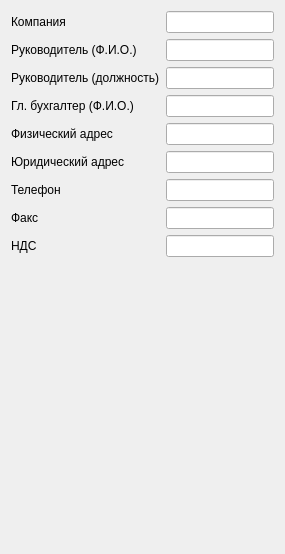
         <widget class="QWidget" name="tabSettingsCompany">
          <property name="autoFillBackground">
           <bool>true</bool>
          </property>
          <attribute name="title">
           <string>Компания</string>
          </attribute>
          <layout class="QGridLayout" name="gridLayout_2">
           <item row="0" column="0">
            <widget class="QLabel" name="label_5">
             <property name="text">
              <string>Компания</string>
             </property>
            </widget>
           </item>
           <item row="0" column="1">
            <widget class="QLineEdit" name="lineEditNameCompany">
             <property name="sizePolicy">
              <sizepolicy hsizetype="Expanding" vsizetype="Preferred">
               <horstretch>0</horstretch>
               <verstretch>0</verstretch>
              </sizepolicy>
             </property>
            </widget>
           </item>
           <item row="1" column="0">
            <widget class="QLabel" name="label_6">
             <property name="text">
              <string>Руководитель (Ф.И.О.)</string>
             </property>
            </widget>
           </item>
           <item row="1" column="1">
            <widget class="QLineEdit" name="lineEditHead">
             <property name="sizePolicy">
              <sizepolicy hsizetype="Expanding" vsizetype="Preferred">
               <horstretch>0</horstretch>
               <verstretch>0</verstretch>
              </sizepolicy>
             </property>
            </widget>
           </item>
           <item row="2" column="0">
            <widget class="QLabel" name="label_7">
             <property name="text">
              <string>Руководитель (должность)</string>
             </property>
            </widget>
           </item>
           <item row="2" column="1">
            <widget class="QLineEdit" name="lineEditPostHead">
             <property name="sizePolicy">
              <sizepolicy hsizetype="Expanding" vsizetype="Preferred">
               <horstretch>0</horstretch>
               <verstretch>0</verstretch>
              </sizepolicy>
             </property>
            </widget>
           </item>
           <item row="3" column="0">
            <widget class="QLabel" name="label_8">
             <property name="text">
              <string>Гл. бухгалтер (Ф.И.О.)</string>
             </property>
            </widget>
           </item>
           <item row="3" column="1">
            <widget class="QLineEdit" name="lineEditBookkeeper">
             <property name="sizePolicy">
              <sizepolicy hsizetype="Expanding" vsizetype="Preferred">
               <horstretch>0</horstretch>
               <verstretch>0</verstretch>
              </sizepolicy>
             </property>
            </widget>
           </item>
           <item row="4" column="0">
            <widget class="QLabel" name="label_10">
             <property name="text">
              <string>Физический адрес</string>
             </property>
            </widget>
           </item>
           <item row="4" column="1">
            <widget class="QLineEdit" name="lineEditMailAddress">
             <property name="sizePolicy">
              <sizepolicy hsizetype="Expanding" vsizetype="Preferred">
               <horstretch>0</horstretch>
               <verstretch>0</verstretch>
              </sizepolicy>
             </property>
            </widget>
           </item>
           <item row="5" column="0">
            <widget class="QLabel" name="label_11">
             <property name="text">
              <string>Юридический адрес</string>
             </property>
            </widget>
           </item>
           <item row="5" column="1">
            <widget class="QLineEdit" name="lineEditMainAddress">
             <property name="sizePolicy">
              <sizepolicy hsizetype="Expanding" vsizetype="Preferred">
               <horstretch>0</horstretch>
               <verstretch>0</verstretch>
              </sizepolicy>
             </property>
            </widget>
           </item>
           <item row="6" column="0">
            <widget class="QLabel" name="label_12">
             <property name="text">
              <string>Телефон</string>
             </property>
            </widget>
           </item>
           <item row="6" column="1">
            <widget class="QLineEdit" name="lineEditPhone">
             <property name="sizePolicy">
              <sizepolicy hsizetype="Expanding" vsizetype="Preferred">
               <horstretch>0</horstretch>
               <verstretch>0</verstretch>
              </sizepolicy>
             </property>
            </widget>
           </item>
           <item row="7" column="0">
            <widget class="QLabel" name="label_13">
             <property name="text">
              <string>Факс</string>
             </property>
            </widget>
           </item>
           <item row="7" column="1">
            <widget class="QLineEdit" name="lineEditFax">
             <property name="sizePolicy">
              <sizepolicy hsizetype="Expanding" vsizetype="Preferred">
               <horstretch>0</horstretch>
               <verstretch>0</verstretch>
              </sizepolicy>
             </property>
            </widget>
           </item>
           <item row="8" column="0">
            <widget class="QLabel" name="label_14">
             <property name="text">
              <string>НДС</string>
             </property>
            </widget>
           </item>
           <item row="8" column="1">
            <widget class="QLineEdit" name="lineEditNDS">
             <property name="sizePolicy">
              <sizepolicy hsizetype="Expanding" vsizetype="Preferred">
               <horstretch>0</horstretch>
               <verstretch>0</verstretch>
              </sizepolicy>
             </property>
            </widget>
           </item>
           <item row="9" column="1">
            <spacer name="verticalSpacer_3">
             <property name="orientation">
              <enum>Qt::Vertical</enum>
             </property>
             <property name="sizeHint" stdset="0">
              <size>
               <width>20</width>
               <height>286</height>
              </size>
             </property>
            </spacer>
           </item>
          </layout>
         </widget>
